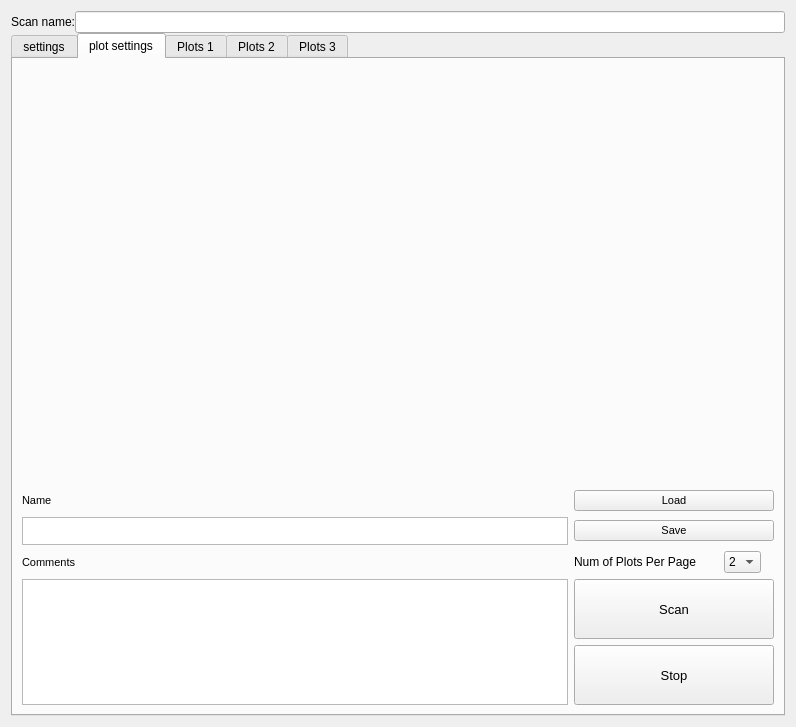
<?xml version="1.0" encoding="UTF-8"?>
<ui version="4.0">
 <class>Form</class>
 <widget class="QWidget" name="Form">
  <property name="geometry">
   <rect>
    <x>0</x>
    <y>0</y>
    <width>796</width>
    <height>727</height>
   </rect>
  </property>
  <property name="windowTitle">
   <string>Form</string>
  </property>
  <layout class="QVBoxLayout" name="verticalLayout">
   <property name="spacing">
    <number>0</number>
   </property>
   <item>
    <layout class="QHBoxLayout" name="horizontalLayout">
     <item>
      <widget class="QLabel" name="label">
       <property name="text">
        <string>Scan name:</string>
       </property>
      </widget>
     </item>
     <item>
      <widget class="QLineEdit" name="lineEdit"/>
     </item>
    </layout>
   </item>
   <item>
    <widget class="QTabWidget" name="ScanTab">
     <property name="currentIndex">
      <number>1</number>
     </property>
     <widget class="QWidget" name="settingTab">
      <attribute name="title">
       <string>settings</string>
      </attribute>
      <layout class="QVBoxLayout" name="verticalLayout_3">
       <item>
        <widget class="QScrollArea" name="scrollArea">
         <property name="sizePolicy">
          <sizepolicy hsizetype="Preferred" vsizetype="Preferred">
           <horstretch>0</horstretch>
           <verstretch>0</verstretch>
          </sizepolicy>
         </property>
         <property name="minimumSize">
          <size>
           <width>300</width>
           <height>0</height>
          </size>
         </property>
         <property name="verticalScrollBarPolicy">
          <enum>Qt::ScrollBarAlwaysOn</enum>
         </property>
         <property name="horizontalScrollBarPolicy">
          <enum>Qt::ScrollBarAlwaysOn</enum>
         </property>
         <property name="sizeAdjustPolicy">
          <enum>QAbstractScrollArea::AdjustIgnored</enum>
         </property>
         <property name="widgetResizable">
          <bool>true</bool>
         </property>
         <widget class="QWidget" name="scrollAreaWidgetContents">
          <property name="geometry">
           <rect>
            <x>0</x>
            <y>0</y>
            <width>735</width>
            <height>624</height>
           </rect>
          </property>
          <layout class="QVBoxLayout" name="verticalLayout_4"/>
         </widget>
        </widget>
       </item>
      </layout>
     </widget>
     <widget class="QWidget" name="PlotSettingTab">
      <attribute name="title">
       <string>plot settings</string>
      </attribute>
      <layout class="QVBoxLayout" name="verticalLayout_6">
       <item>
        <layout class="QVBoxLayout" name="verticalLayout_2"/>
       </item>
       <item>
        <spacer name="verticalSpacer">
         <property name="orientation">
          <enum>Qt::Vertical</enum>
         </property>
         <property name="sizeType">
          <enum>QSizePolicy::MinimumExpanding</enum>
         </property>
         <property name="sizeHint" stdset="0">
          <size>
           <width>20</width>
           <height>0</height>
          </size>
         </property>
        </spacer>
       </item>
       <item>
        <layout class="QGridLayout" name="gridLayout_2">
         <item row="1" column="0">
          <widget class="QLabel" name="label_2">
           <property name="sizePolicy">
            <sizepolicy hsizetype="Fixed" vsizetype="Preferred">
             <horstretch>0</horstretch>
             <verstretch>0</verstretch>
            </sizepolicy>
           </property>
           <property name="font">
            <font>
             <pointsize>8</pointsize>
            </font>
           </property>
           <property name="text">
            <string>Name</string>
           </property>
          </widget>
         </item>
         <item row="2" column="0">
          <widget class="QPlainTextEdit" name="filename_textEdit">
           <property name="sizePolicy">
            <sizepolicy hsizetype="Expanding" vsizetype="Fixed">
             <horstretch>0</horstretch>
             <verstretch>0</verstretch>
            </sizepolicy>
           </property>
           <property name="maximumSize">
            <size>
             <width>16777215</width>
             <height>28</height>
            </size>
           </property>
          </widget>
         </item>
         <item row="6" column="0" rowspan="2">
          <widget class="QPlainTextEdit" name="comments_textEdit">
           <property name="sizePolicy">
            <sizepolicy hsizetype="Preferred" vsizetype="Expanding">
             <horstretch>0</horstretch>
             <verstretch>0</verstretch>
            </sizepolicy>
           </property>
          </widget>
         </item>
         <item row="4" column="0">
          <widget class="QLabel" name="label_6">
           <property name="font">
            <font>
             <pointsize>8</pointsize>
            </font>
           </property>
           <property name="text">
            <string>Comments</string>
           </property>
          </widget>
         </item>
         <item row="4" column="2">
          <widget class="QComboBox" name="PlotsPerPage">
           <property name="sizePolicy">
            <sizepolicy hsizetype="Fixed" vsizetype="Fixed">
             <horstretch>40</horstretch>
             <verstretch>0</verstretch>
            </sizepolicy>
           </property>
           <property name="currentText">
            <string>2</string>
           </property>
           <item>
            <property name="text">
             <string>2</string>
            </property>
           </item>
           <item>
            <property name="text">
             <string>4</string>
            </property>
           </item>
           <item>
            <property name="text">
             <string>8</string>
            </property>
           </item>
           <item>
            <property name="text">
             <string>9</string>
            </property>
           </item>
          </widget>
         </item>
         <item row="4" column="1">
          <widget class="QLabel" name="label_3">
           <property name="sizePolicy">
            <sizepolicy hsizetype="Fixed" vsizetype="Preferred">
             <horstretch>0</horstretch>
             <verstretch>0</verstretch>
            </sizepolicy>
           </property>
           <property name="text">
            <string>Num of Plots Per Page</string>
           </property>
          </widget>
         </item>
         <item row="2" column="1" colspan="2">
          <widget class="QPushButton" name="save_button">
           <property name="sizePolicy">
            <sizepolicy hsizetype="Fixed" vsizetype="Fixed">
             <horstretch>0</horstretch>
             <verstretch>0</verstretch>
            </sizepolicy>
           </property>
           <property name="minimumSize">
            <size>
             <width>200</width>
             <height>0</height>
            </size>
           </property>
           <property name="font">
            <font>
             <pointsize>8</pointsize>
            </font>
           </property>
           <property name="text">
            <string>Save</string>
           </property>
          </widget>
         </item>
         <item row="1" column="1" colspan="2">
          <widget class="QPushButton" name="load_button">
           <property name="sizePolicy">
            <sizepolicy hsizetype="Fixed" vsizetype="Fixed">
             <horstretch>80</horstretch>
             <verstretch>0</verstretch>
            </sizepolicy>
           </property>
           <property name="minimumSize">
            <size>
             <width>200</width>
             <height>0</height>
            </size>
           </property>
           <property name="font">
            <font>
             <pointsize>8</pointsize>
            </font>
           </property>
           <property name="text">
            <string>Load</string>
           </property>
          </widget>
         </item>
         <item row="6" column="1" colspan="2">
          <widget class="QPushButton" name="scan_button">
           <property name="sizePolicy">
            <sizepolicy hsizetype="Fixed" vsizetype="Fixed">
             <horstretch>0</horstretch>
             <verstretch>0</verstretch>
            </sizepolicy>
           </property>
           <property name="minimumSize">
            <size>
             <width>200</width>
             <height>60</height>
            </size>
           </property>
           <property name="font">
            <font>
             <pointsize>10</pointsize>
             <weight>50</weight>
             <bold>false</bold>
            </font>
           </property>
           <property name="text">
            <string>Scan</string>
           </property>
          </widget>
         </item>
         <item row="7" column="1" colspan="2">
          <widget class="QPushButton" name="stop_button">
           <property name="sizePolicy">
            <sizepolicy hsizetype="Fixed" vsizetype="Fixed">
             <horstretch>0</horstretch>
             <verstretch>0</verstretch>
            </sizepolicy>
           </property>
           <property name="minimumSize">
            <size>
             <width>200</width>
             <height>60</height>
            </size>
           </property>
           <property name="font">
            <font>
             <pointsize>10</pointsize>
             <weight>50</weight>
             <bold>false</bold>
            </font>
           </property>
           <property name="text">
            <string>Stop</string>
           </property>
          </widget>
         </item>
        </layout>
       </item>
      </layout>
     </widget>
     <widget class="QWidget" name="Plots1Tab">
      <attribute name="title">
       <string>Plots 1</string>
      </attribute>
      <layout class="QVBoxLayout" name="verticalLayout_5">
       <item>
        <layout class="QVBoxLayout" name="plots1_layout">
         <property name="spacing">
          <number>0</number>
         </property>
        </layout>
       </item>
       <item>
        <spacer name="verticalSpacer_2">
         <property name="orientation">
          <enum>Qt::Vertical</enum>
         </property>
         <property name="sizeType">
          <enum>QSizePolicy::MinimumExpanding</enum>
         </property>
         <property name="sizeHint" stdset="0">
          <size>
           <width>0</width>
           <height>0</height>
          </size>
         </property>
        </spacer>
       </item>
       <item>
        <layout class="QHBoxLayout" name="horizontalLayout_2">
         <item>
          <widget class="QLabel" name="scan_time_info_1">
           <property name="font">
            <font>
             <pointsize>8</pointsize>
            </font>
           </property>
           <property name="text">
            <string>Remaining/Total Time:</string>
           </property>
          </widget>
         </item>
         <item>
          <widget class="QLabel" name="scan_point_info_1">
           <property name="font">
            <font>
             <pointsize>8</pointsize>
            </font>
           </property>
           <property name="text">
            <string>Finished/Total Points:</string>
           </property>
          </widget>
         </item>
        </layout>
       </item>
       <item>
        <layout class="QHBoxLayout" name="horizontalLayout_3">
         <item>
          <widget class="QPushButton" name="scan_button_1">
           <property name="text">
            <string>Scan</string>
           </property>
          </widget>
         </item>
         <item>
          <widget class="QPushButton" name="stop_button_1">
           <property name="text">
            <string>Stop</string>
           </property>
          </widget>
         </item>
         <item>
          <widget class="QPushButton" name="save_plots_button_1">
           <property name="text">
            <string>Save plots</string>
           </property>
          </widget>
         </item>
         <item>
          <widget class="QPushButton" name="update_plots_button_1">
           <property name="text">
            <string>Update Plots</string>
           </property>
          </widget>
         </item>
        </layout>
       </item>
      </layout>
     </widget>
     <widget class="QWidget" name="Plots2Tab">
      <attribute name="title">
       <string>Plots 2</string>
      </attribute>
      <layout class="QVBoxLayout" name="verticalLayout_6">
       <item>
        <layout class="QVBoxLayout" name="plots2_layout">
         <property name="spacing">
          <number>0</number>
         </property>
        </layout>
       </item>
       <item>
        <spacer name="verticalSpacer_3">
         <property name="orientation">
          <enum>Qt::Vertical</enum>
         </property>
         <property name="sizeType">
          <enum>QSizePolicy::MinimumExpanding</enum>
         </property>
         <property name="sizeHint" stdset="0">
          <size>
           <width>0</width>
           <height>0</height>
          </size>
         </property>
        </spacer>
       </item>
       <item>
        <layout class="QHBoxLayout" name="horizontalLayout_3">
         <item>
          <widget class="QLabel" name="scan_time_info_2">
           <property name="font">
            <font>
             <pointsize>8</pointsize>
            </font>
           </property>
           <property name="text">
            <string>Remaining/Total Time:</string>
           </property>
          </widget>
         </item>
         <item>
          <widget class="QLabel" name="scan_point_info_2">
           <property name="font">
            <font>
             <pointsize>8</pointsize>
            </font>
           </property>
           <property name="text">
            <string>Finished/Total Points:</string>
           </property>
          </widget>
         </item>
        </layout>
       </item>
       <item>
        <layout class="QHBoxLayout" name="horizontalLayout_4">
         <item>
          <widget class="QPushButton" name="scan_button_2">
           <property name="text">
            <string>Scan</string>
           </property>
          </widget>
         </item>
         <item>
          <widget class="QPushButton" name="stop_button_2">
           <property name="text">
            <string>Stop</string>
           </property>
          </widget>
         </item>
         <item>
          <widget class="QPushButton" name="save_plots_button_2">
           <property name="text">
            <string>Save plots</string>
           </property>
          </widget>
         </item>
         <item>
          <widget class="QPushButton" name="update_plots_button_2">
           <property name="text">
            <string>Update Plots</string>
           </property>
          </widget>
         </item>
        </layout>
       </item>
      </layout>
     </widget>
     <widget class="QWidget" name="Plots3Tab">
      <attribute name="title">
       <string>Plots 3</string>
      </attribute>
      <layout class="QVBoxLayout" name="verticalLayout_7">
       <item>
        <layout class="QVBoxLayout" name="plots3_layout">
         <property name="spacing">
          <number>0</number>
         </property>
        </layout>
       </item>
       <item>
        <spacer name="verticalSpacer_4">
         <property name="orientation">
          <enum>Qt::Vertical</enum>
         </property>
         <property name="sizeType">
          <enum>QSizePolicy::MinimumExpanding</enum>
         </property>
         <property name="sizeHint" stdset="0">
          <size>
           <width>0</width>
           <height>0</height>
          </size>
         </property>
        </spacer>
       </item>
       <item>
        <layout class="QHBoxLayout" name="horizontalLayout_4">
         <item>
          <widget class="QLabel" name="scan_time_info_3">
           <property name="font">
            <font>
             <pointsize>8</pointsize>
            </font>
           </property>
           <property name="text">
            <string>Remaining/Total Time:</string>
           </property>
          </widget>
         </item>
         <item>
          <widget class="QLabel" name="scan_point_info_3">
           <property name="font">
            <font>
             <pointsize>8</pointsize>
            </font>
           </property>
           <property name="text">
            <string>Finished/Total Points:</string>
           </property>
          </widget>
         </item>
        </layout>
       </item>
       <item>
        <layout class="QHBoxLayout" name="horizontalLayout_5">
         <item>
          <widget class="QPushButton" name="scan_button_3">
           <property name="text">
            <string>Scan</string>
           </property>
          </widget>
         </item>
         <item>
          <widget class="QPushButton" name="stop_button_3">
           <property name="text">
            <string>Stop</string>
           </property>
          </widget>
         </item>
         <item>
          <widget class="QPushButton" name="save_plots_button_3">
           <property name="text">
            <string>Save plots</string>
           </property>
          </widget>
         </item>
         <item>
          <widget class="QPushButton" name="update_plots_button_3">
           <property name="text">
            <string>Update Plots</string>
           </property>
          </widget>
         </item>
        </layout>
       </item>
      </layout>
     </widget>
    </widget>
   </item>
  </layout>
 </widget>
 <resources/>
 <connections/>
</ui>
